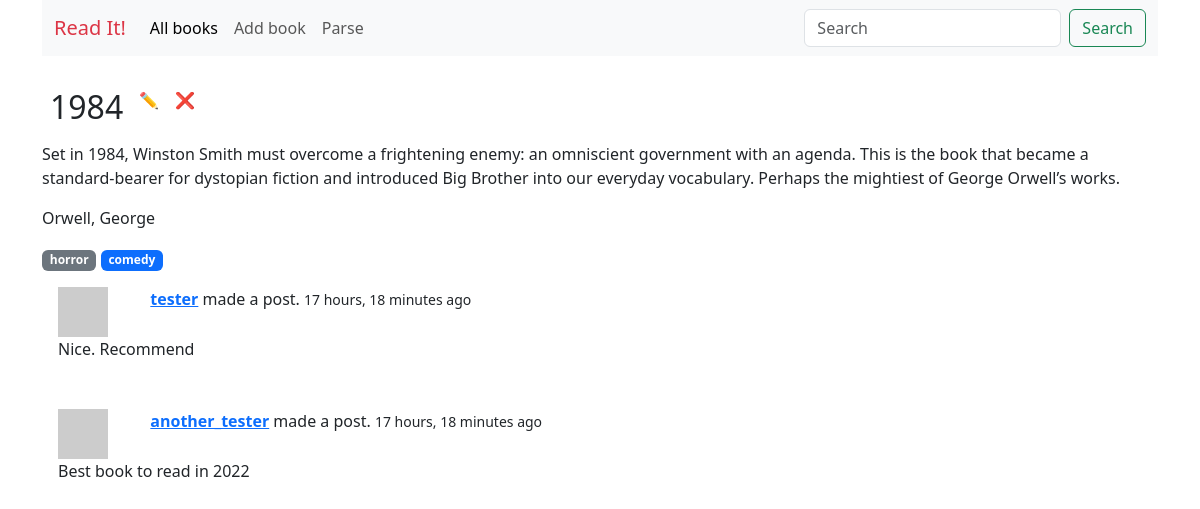
Screenshot of /book/1/ with the database file from the repository.
### book/models.py (models this page shows, shortened)
class Book(models.Model):
    title = models.CharField(max_length=255)
    author = models.ForeignKey('Author', on_delete=models.SET_NULL, null=True)
    description = models.TextField()
    created_date = models.DateField(auto_now_add=True)
    updated_date = models.DateField(auto_now=True)
    image = models.ImageField(upload_to="", null=True, blank=True)
    genre = models.ManyToManyField(Genre, blank=True)
    rating = models.ForeignKey(Rating, on_delete=models.SET_NULL, null=True)

class Author(models.Model):
    first_name = models.CharField(max_length=100)
    last_name = models.CharField(max_length=100)
    date_of_birth = models.DateField(null=True, blank=True)
    date_of_death = models.DateField('Died', null=True, blank=True)
    def __str__(self):
        return f'{self.last_name}, {self.first_name}'

class Genre(models.Model):
    name = models.CharField(max_length=50)
    def __str__(self):
        return self.name

class BookFeedBack(models.Model):
    books = models.ForeignKey(Book, on_delete=models.CASCADE, related_name="book_feedback")
    user = models.ForeignKey(BooksUser, on_delete=models.CASCADE, related_name="books_user", null=True)
    text = models.TextField()
    created_date = models.DateField(auto_now_add=True)
    updated_date = models.DateField(auto_now=True)

class BooksUser(models.Model):
    username = models.CharField(max_length=255)

### book/views.py (the view)
# urls.py: path('book/<int:id>/', views.BookDetailView.as_view(), name="book"),
class BookDetailView(generic.DetailView):
    template_name = "book/book_detail.html"
    def get_object(self, **kwargs):
        book_id = self.kwargs.get('id')
        return get_object_or_404(models.Book, id=book_id)
    def get_context_data(self, **kwargs):
        context = super().get_context_data(**kwargs)
        genres = models.Genre.objects.all()
        context['badge_classes'] = ["bg-success", "bg-primary", "bg-secondary", "bg-danger"]
        context['genres'] = genres
        return context

### book/templates/book/book_detail.html (shortened to what this page needs)
{% extends 'main.html' %}
{% block content %}
<div class="container-md">
   <div>
      <div class="d-flex">
         <div class="p-2">
            <h2>{{ object.title }}</h2>
         </div>
         <a href="/books/{{ object.id }}/update/" class="p-2 text-decoration-none">✏</a>
         <a href="/books/{{ object.id }}/delete/" class="p-2 text-decoration-none">❌</a>
      </div>
      <p>{{ object.description }}</p>
      <p>{{ object.author }}</p>
      {% if object.genre %}
      {% for genre in object.genre.all %}
      <a href="#" class="badge {{ badge_classes|random }} text-decoration-none">{{genre}}</a>
      {% endfor %}
      {% endif%}
   </div>
   {% for comment in object.book_feedback.all %}
   <div class="container p-3">
      <div class="row justify-content-start">
         <div class="col-1">
            <img src="https://picsum.photos/50/50" alt="">
         </div>
         <div class="col h-5">
            <a href="#"><b>{{ comment.user.username }}</b></a>
            made a post.
            <small>{{ comment.created_date|timesince }} ago</small>
         </div>
      </div>
      <div class="row">
         <div class="col">
            <p>{{ comment.text }}</p>
         </div>
      </div>
   </div>
   {% endfor %}
</div>
{% endblock content %}

### rows the page displays
Book: title "1984", description "Set in 1984, Winston Smith must overcome a frightening enemy: an omniscient government with an agenda. This is the book that became a standard-bearer for dystopian fiction and introduced Big Brother into our everyday vocabulary. Perhaps the mightiest of George Orwell’s works.", author "Orwell, George"
Genre: name "horror"
Genre: name "comedy"
BookFeedBack: user.username "tester", created_date "17 hours, 18 minutes", text "Nice. Recommend"
BookFeedBack: user.username "another_tester", created_date "17 hours, 18 minutes", text "Best book to read in 2022"
